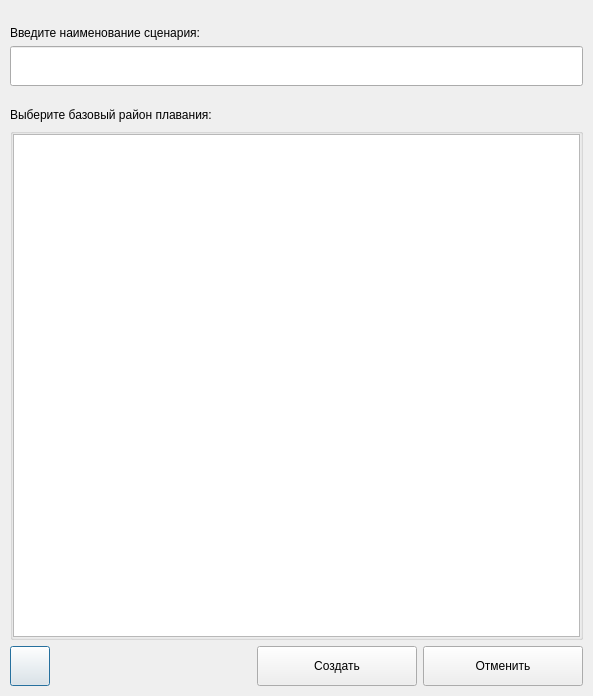
<?xml version="1.0" encoding="UTF-8"?>
<ui version="4.0">
 <class>DScenarioDistrict</class>
 <widget class="QDialog" name="DScenarioDistrict">
  <property name="geometry">
   <rect>
    <x>0</x>
    <y>0</y>
    <width>593</width>
    <height>696</height>
   </rect>
  </property>
  <property name="windowTitle">
   <string>DScenarioDistrict</string>
  </property>
  <layout class="QVBoxLayout" name="verticalLayout" stretch="0,0,0,1,0">
   <property name="spacing">
    <number>6</number>
   </property>
   <property name="leftMargin">
    <number>10</number>
   </property>
   <property name="topMargin">
    <number>10</number>
   </property>
   <property name="rightMargin">
    <number>10</number>
   </property>
   <property name="bottomMargin">
    <number>10</number>
   </property>
   <item>
    <widget class="QLabel" name="label">
     <property name="minimumSize">
      <size>
       <width>0</width>
       <height>30</height>
      </size>
     </property>
     <property name="maximumSize">
      <size>
       <width>16777215</width>
       <height>30</height>
      </size>
     </property>
     <property name="text">
      <string>Введите наименование сценария:</string>
     </property>
     <property name="alignment">
      <set>Qt::AlignBottom|Qt::AlignLeading|Qt::AlignLeft</set>
     </property>
    </widget>
   </item>
   <item>
    <widget class="QLineEdit" name="edtTitle">
     <property name="minimumSize">
      <size>
       <width>0</width>
       <height>40</height>
      </size>
     </property>
    </widget>
   </item>
   <item>
    <widget class="QLabel" name="label_2">
     <property name="minimumSize">
      <size>
       <width>0</width>
       <height>30</height>
      </size>
     </property>
     <property name="maximumSize">
      <size>
       <width>16777215</width>
       <height>30</height>
      </size>
     </property>
     <property name="text">
      <string>Выберите базовый район плавания:</string>
     </property>
     <property name="alignment">
      <set>Qt::AlignBottom|Qt::AlignLeading|Qt::AlignLeft</set>
     </property>
    </widget>
   </item>
   <item>
    <widget class="QGroupBox" name="gbDistricts">
     <layout class="QVBoxLayout" name="verticalLayout_2">
      <property name="spacing">
       <number>0</number>
      </property>
      <property name="leftMargin">
       <number>0</number>
      </property>
      <property name="topMargin">
       <number>0</number>
      </property>
      <property name="rightMargin">
       <number>0</number>
      </property>
      <property name="bottomMargin">
       <number>0</number>
      </property>
      <item>
       <widget class="QListWidget" name="lwDistricts"/>
      </item>
     </layout>
    </widget>
   </item>
   <item>
    <layout class="QHBoxLayout" name="horizontalLayout">
     <item>
      <widget class="QPushButton" name="btnUpdate">
       <property name="minimumSize">
        <size>
         <width>40</width>
         <height>40</height>
        </size>
       </property>
       <property name="maximumSize">
        <size>
         <width>40</width>
         <height>40</height>
        </size>
       </property>
       <property name="text">
        <string/>
       </property>
      </widget>
     </item>
     <item>
      <spacer name="horizontalSpacer">
       <property name="orientation">
        <enum>Qt::Horizontal</enum>
       </property>
       <property name="sizeHint" stdset="0">
        <size>
         <width>40</width>
         <height>20</height>
        </size>
       </property>
      </spacer>
     </item>
     <item>
      <widget class="QPushButton" name="btnAdd">
       <property name="minimumSize">
        <size>
         <width>160</width>
         <height>40</height>
        </size>
       </property>
       <property name="text">
        <string>Создать</string>
       </property>
      </widget>
     </item>
     <item>
      <widget class="QPushButton" name="btnCancel">
       <property name="minimumSize">
        <size>
         <width>160</width>
         <height>40</height>
        </size>
       </property>
       <property name="text">
        <string>Отменить</string>
       </property>
      </widget>
     </item>
    </layout>
   </item>
  </layout>
 </widget>
 <resources/>
 <connections/>
</ui>
